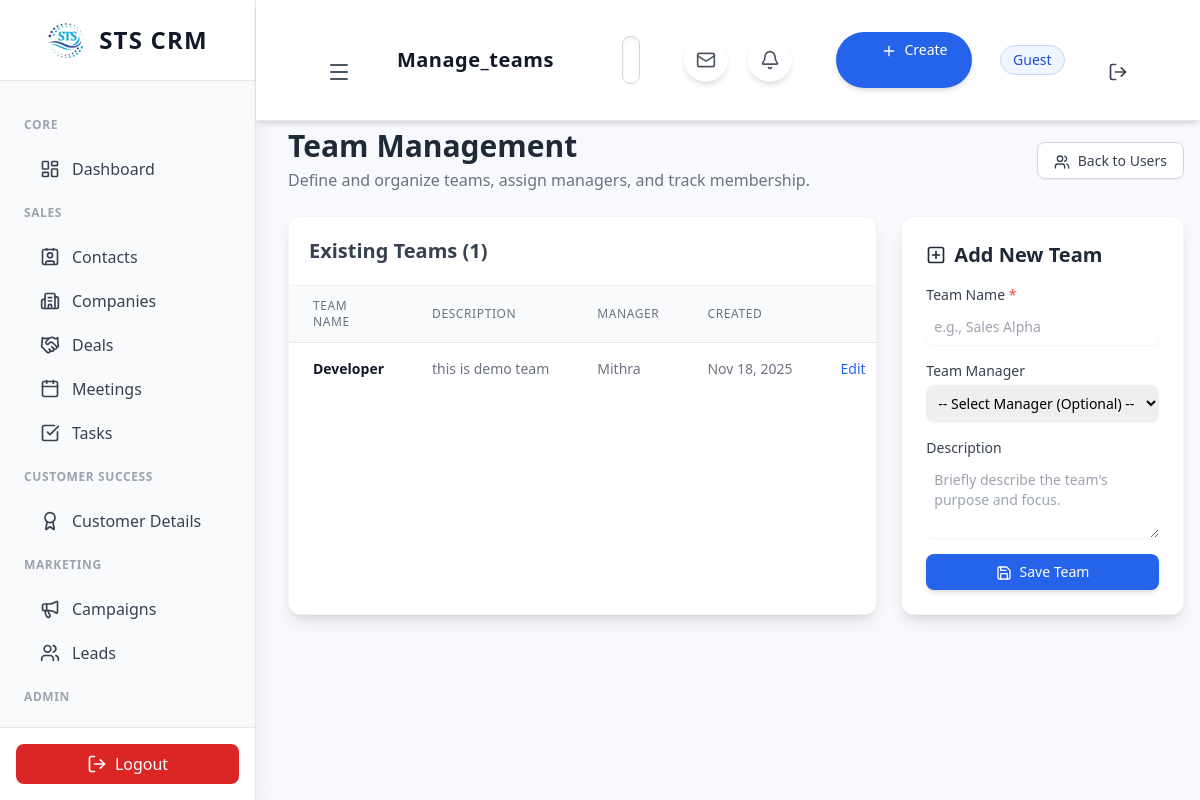
The page /manage_teams.php on the database its author committed.
### tables this page shows
CREATE TABLE `teams` (
  `id` int(11) UNSIGNED NOT NULL,
  `name` varchar(100) NOT NULL,
  `description` text DEFAULT NULL,
  `manager_id` int(11) UNSIGNED DEFAULT NULL COMMENT 'FK to users table, the team lead',
  `created_at` datetime DEFAULT current_timestamp()
);

CREATE TABLE `users` (
  `id` int(11) UNSIGNED NOT NULL,
  `name` varchar(255) NOT NULL,
  `email` varchar(255) NOT NULL,
  `password` varchar(255) NOT NULL COMMENT 'Stores the hashed password',
  `role` varchar(50) NOT NULL DEFAULT 'user' COMMENT 'e.g., admin, user, manager',
  `created_at` datetime DEFAULT current_timestamp(),
  `status` varchar(20) NOT NULL DEFAULT 'Active',
  `team` varchar(100) DEFAULT NULL,
  `email_provider` varchar(50) DEFAULT 'None',
  `email_signature` text DEFAULT NULL,
  `monthly_quota` decimal(15,2) DEFAULT 0.00,
  `email_sync` int(255) DEFAULT NULL,
  `email_password` varchar(500) DEFAULT NULL
);

### manage_teams.php (the view, shortened to what this page needs)
<?php
include 'api/db.php';
$team_rows = '';
$sql_teams = "
    SELECT
        t.id,
        t.name,
        t.description,
        t.created_at,
        u.name AS manager_name
    FROM teams t
    LEFT JOIN users u ON t.manager_id = u.id
    ORDER BY t.name ASC
";
$result_teams = $conn->query($sql_teams);
if ($result_teams && $result_teams->num_rows > 0) {
    while($team = $result_teams->fetch_assoc()) {
        $team_rows .= '
            <tr class="hover:bg-gray-50 transition duration-150">
                <td class="px-6 py-4 whitespace-nowrap text-sm font-semibold text-gray-900">' . htmlspecialchars($team['name']) . '</td>
                <td class="px-6 py-4 text-sm text-gray-500 max-w-xs truncate">' . htmlspecialchars($team['description'] ?? 'No description.') . '</td>
                <td class="px-6 py-4 whitespace-nowrap text-sm text-gray-500">' . htmlspecialchars($team['manager_name'] ?? 'Unassigned') . '</td>
                <td class="px-6 py-4 whitespace-nowrap text-sm text-gray-500">' . (new DateTime($team['created_at']))->format('M d, Y') . '</td>
                <td class="px-6 py-4 whitespace-nowrap text-right text-sm font-medium">
                    <a href="edit_team.php?id=' . $team['id'] . '" class="text-blue-600 hover:text-blue-900">Edit</a>
                    <a href="api/delete_team_process.php?id=' . $team['id'] . '"
                       class="text-red-600 hover:text-red-900 ml-2"
                       onclick="return confirm(\'Are you sure you want to delete the team: ' . addslashes($team['name']) . '?\')">Delete</a>
                </td>
            </tr>
        ';
    }
}
$users_options = '<option value="" selected>-- Select Manager (Optional) --</option>';
$sql_users = "SELECT id, name FROM users WHERE status = 'Active' ORDER BY name ASC";
$result_users = $conn->query($sql_users);
if ($result_users && $result_users->num_rows > 0) {
    while($user = $result_users->fetch_assoc()) {
        $users_options .= '<option value="' . $user['id'] . '">' . htmlspecialchars($user['name']) . '</option>';
    }
}
$form_data = $_SESSION['form_data'] ?? [];
?>
<div class="max-w-7xl mx-auto">
    <div class="flex flex-col sm:flex-row justify-between items-start sm:items-center mb-6">
        <div>
            <h1 class="text-3xl font-bold text-gray-800">Team Management</h1>
            <p class="text-gray-500 mt-1">Define and organize teams, assign managers, and track membership.</p>
        </div>
        <div class="mt-4 sm:mt-0">
            <a href="users.php" class="px-4 py-2 text-sm font-medium rounded-lg
                                     border border-gray-300 bg-white text-gray-700 hover:bg-gray-100 transition shadow-sm">
                <i data-lucide="users" class="w-4 h-4 inline mr-1"></i> Back to Users
            </a>
        </div>
    </div>
    <div class="grid grid-cols-1 lg:grid-cols-3 gap-6">
        <div class="lg:col-span-2 bg-white rounded-xl shadow-lg border border-gray-100 overflow-hidden">
            <div class="p-5 border-b border-gray-100">
                <h2 class="text-xl font-semibold text-gray-700">Existing Teams (<?= $result_teams->num_rows ?? 0 ?>)</h2>
            </div>
            <div class="overflow-x-auto">
                <table class="min-w-full divide-y divide-gray-200">
                    <thead class="bg-gray-50">
                        <tr>
                            <th class="px-6 py-3 text-left text-xs font-medium text-gray-500 uppercase tracking-wider">Team Name</th>
                            <th class="px-6 py-3 text-left text-xs font-medium text-gray-500 uppercase tracking-wider">Description</th>
                            <th class="px-6 py-3 text-left text-xs font-medium text-gray-500 uppercase tracking-wider">Manager</th>
                            <th class="px-6 py-3 text-left text-xs font-medium text-gray-500 uppercase tracking-wider">Created</th>
                            <th class="px-6 py-3"></th>
                        </tr>
                    </thead>
                    <tbody class="bg-white divide-y divide-gray-200">
                        <?php
                        if (empty($team_rows)) {
                            echo '<tr><td colspan="5" class="px-6 py-4 text-center text-sm text-gray-500">No teams have been defined yet.</td></tr>';
                        } else {
                            echo $team_rows;
                        }
                        ?>
                    </tbody>
                </table>
            </div>
        </div>
        <div class="lg:col-span-1 bg-white rounded-xl shadow-lg border border-gray-100 p-6 h-fit">
            <h2 class="text-xl font-bold text-gray-800 mb-4 flex items-center">
                <i data-lucide="plus-square" class="w-5 h-5 mr-2"></i> Add New Team
            </h2>
            <form action="api/add_team_process.php" method="POST" class="space-y-4">
                <div>
                    <label for="team_name" class="block text-sm font-medium text-gray-700 mb-1">Team Name <span class="text-red-500">*</span></label>
                    <input type="text" name="name" id="team_name" required
                           class="mt-1 block w-full rounded-lg border-gray-300 shadow-sm focus:border-blue-500 focus:ring-blue-500 sm:text-sm p-2"
                           value="<?= htmlspecialchars($form_data['name'] ?? '') ?>" placeholder="e.g., Sales Alpha">
                </div>
                <div>
                    <label for="manager_id" class="block text-sm font-medium text-gray-700 mb-1">Team Manager</label>
                    <select name="manager_id" id="manager_id"
                            class="mt-1 block w-full rounded-lg border-gray-300 shadow-sm focus:border-blue-500 focus:ring-blue-500 sm:text-sm p-2">
                        <?= $users_options ?>
                    </select>
                </div>
                <div>
                    <label for="description" class="block text-sm font-medium text-gray-700 mb-1">Description</label>
                    <textarea name="description" id="description" rows="3"
                              class="mt-1 block w-full rounded-lg border-gray-300 shadow-sm focus:border-blue-500 focus:ring-blue-500 sm:text-sm p-2"
                              placeholder="Briefly describe the team's purpose and focus."><?= htmlspecialchars($form_data['description'] ?? '') ?></textarea>
                </div>
                <button type="submit" class="w-full px-4 py-2 text-sm font-medium rounded-lg
                                                 bg-blue-600 hover:bg-blue-700 text-white transition duration-150 shadow-md">
                    <i data-lucide="save" class="w-4 h-4 inline mr-1"></i> Save Team
                </button>
            </form>
        </div>
    </div>
</div>
<?php
include 'includes/layout.php';
?>

### includes/layout.php (style rules this page uses)
body { background-color: #f7f9fc; }

### rows shown on the page
teams: name "Developer", description "this is demo team", manager.name "Mithra", created_at "Nov 18, 2025"

### other values the page prints
str_replace('.php', '', $current_page) "Manage_teams"
$_SESSION['user_name'] "Guest"
$result_teams->num_rows "1"
